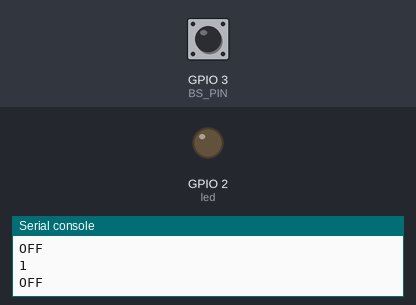
This program was run on a simulated ESP32 board running MicroPython. Shown: output pins drawn as LEDs (lit = HIGH), the last lines printed to the serial console. The test bench sets the inputs (shaded band); at power-on: GPIO 3 (BS_PIN) HIGH.

Above: at 1.2 s.
1.3 s: GPIO 3 (BS_PIN) pulled LOW for 0.15 s
At 1.38 s:
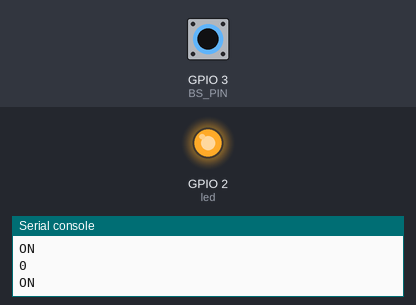
2.9 s: GPIO 3 (BS_PIN) pulled LOW for 3.2 s
At 6.6 s:
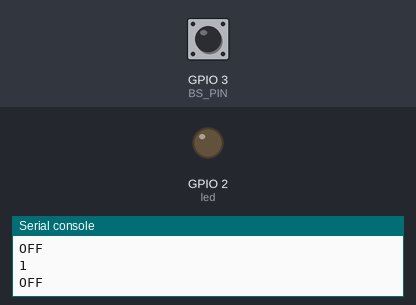
Timing chart, 0 to 8.1 s (numbered marks = the images above; inputs shaded):
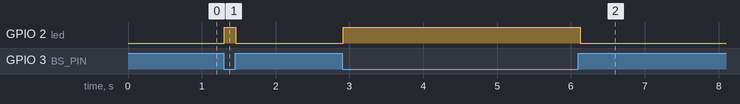

Measured:
- after the input at 1.3 s, GPIO 2 (led): LOW → HIGH at once, → LOW 0.15 s later
- after the input at 2.9 s, GPIO 2 (led): LOW → HIGH at once, → LOW 3.2 s later

The program:

KY-020.py
```python
from machine import Pin
import time

BS_PIN = Pin(3, Pin.IN, Pin.PULL_UP)
led = Pin(2, Pin.OUT)

while True:
    if BS_PIN.value() == 0:
        led.value(1)
        print(BS_PIN.value())
        print("ON")
    else:
        led.value(0)
        print(BS_PIN.value())
        print("OFF")

    time.sleep(0.05)
```
